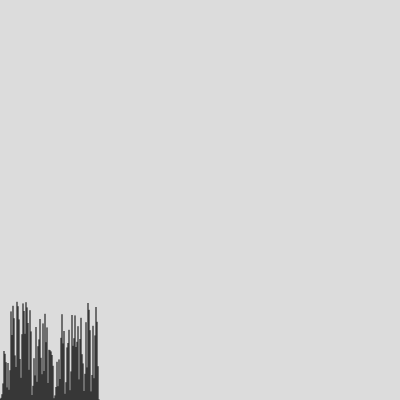
Frame 1 (no input)
Frame 2 (the mouse pressed at the canvas centre, redrawn once): identical to frame 1, image omitted

The p5.js sketch that drew this single still picture (run headless with seeded random() and noise() and a simulated clock; the mouse was pressed at the canvas centre and the sketch redrawn once):

// p5.js sketch
// ── sketch.js
// From Clifford Pickover book "Computers and the Imagination"
let number;
let multiplier;
let max_num_digits;
let number_array;
function setup() {
  createCanvas(400, 400);
  noLoop();
  // Pick starting number
  number = 2;
  multiplier = 3;
  max_num_digits = 3;
  number_array = new Array();
  next_number = number * multiplier;
  if (count_digits(number) > max_num_digits) {
    next_number = truncate_number(next_number, max_num_digits);
  }
  number_array.push(next_number);

  while(next_number != number) {
    next_number = next_number * multiplier;
    if (count_digits(next_number) > max_num_digits) {
      next_number = truncate_number(next_number, max_num_digits);
    }
    number_array.push(next_number);
  }


}

function draw() {
  background(220);
    translate(0,height)
  for (let i = 0; i < number_array.length; i++) {
    line(0,0,0,-number_array[i] * 0.1)
    translate(1,0)
  }
}

function truncate_number(number, num_digits_to_truncate) {
  let num_string = number.toString();
  return parseInt(num_string.slice(-num_digits_to_truncate))
}

function count_digits(number) {
  // O(1) Time complexity
  let num_string = number.toString();
  return num_string.length;
}
